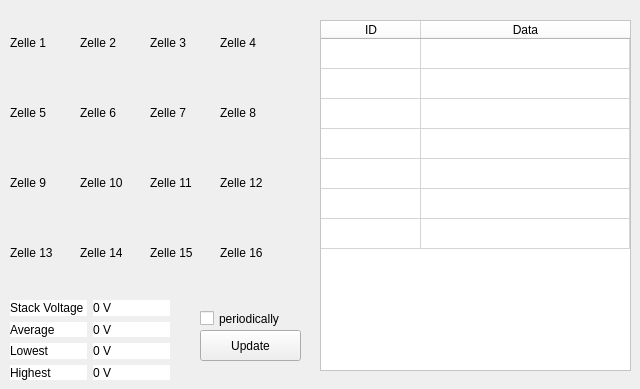
      <widget class="QWidget" name="tab">
       <attribute name="title">
        <string>BMS</string>
       </attribute>
       <widget class="QWidget" name="gridLayoutWidget_3">
        <property name="geometry">
         <rect>
          <x>10</x>
          <y>300</y>
          <width>160</width>
          <height>80</height>
         </rect>
        </property>
        <layout class="QGridLayout" name="gridLayout_6">
         <item row="0" column="0">
          <widget class="QLabel" name="BMS_Label_1">
           <property name="styleSheet">
            <string notr="true">background:white;</string>
           </property>
           <property name="text">
            <string>Stack Voltage</string>
           </property>
          </widget>
         </item>
         <item row="1" column="0">
          <widget class="QLabel" name="BMS_Label_2">
           <property name="styleSheet">
            <string notr="true">background:white;</string>
           </property>
           <property name="text">
            <string>Average </string>
           </property>
          </widget>
         </item>
         <item row="2" column="0">
          <widget class="QLabel" name="BMS_Label_3">
           <property name="styleSheet">
            <string notr="true">background:white;</string>
           </property>
           <property name="text">
            <string>Lowest</string>
           </property>
          </widget>
         </item>
         <item row="3" column="0">
          <widget class="QLabel" name="BMS_Label_4">
           <property name="styleSheet">
            <string notr="true">background:white;</string>
           </property>
           <property name="text">
            <string>Highest</string>
           </property>
          </widget>
         </item>
         <item row="0" column="1">
          <widget class="QLabel" name="StackVoltage_Value">
           <property name="styleSheet">
            <string notr="true">background:white;</string>
           </property>
           <property name="text">
            <string>0 V</string>
           </property>
          </widget>
         </item>
         <item row="1" column="1">
          <widget class="QLabel" name="AverageVoltage_Value">
           <property name="styleSheet">
            <string notr="true">background:white;</string>
           </property>
           <property name="text">
            <string>0 V</string>
           </property>
          </widget>
         </item>
         <item row="2" column="1">
          <widget class="QLabel" name="LowestVoltage_Value">
           <property name="styleSheet">
            <string notr="true">background:white;</string>
           </property>
           <property name="text">
            <string>0 V</string>
           </property>
          </widget>
         </item>
         <item row="3" column="1">
          <widget class="QLabel" name="HighestVoltage_Value">
           <property name="styleSheet">
            <string notr="true">background:white;</string>
           </property>
           <property name="text">
            <string>0 V</string>
           </property>
          </widget>
         </item>
        </layout>
       </widget>
       <widget class="QPushButton" name="pushButton_StartMoitoring">
        <property name="geometry">
         <rect>
          <x>200</x>
          <y>330</y>
          <width>101</width>
          <height>31</height>
         </rect>
        </property>
        <property name="styleSheet">
         <string notr="true">background:none;</string>
        </property>
        <property name="text">
         <string>Update</string>
        </property>
       </widget>
       <widget class="QCheckBox" name="CheckBox_periodically">
        <property name="geometry">
         <rect>
          <x>200</x>
          <y>310</y>
          <width>81</width>
          <height>17</height>
         </rect>
        </property>
        <property name="text">
         <string>periodically</string>
        </property>
       </widget>
       <widget class="QLabel" name="BatteryCell_1">
        <property name="geometry">
         <rect>
          <x>10</x>
          <y>10</y>
          <width>70</width>
          <height>65</height>
         </rect>
        </property>
        <property name="text">
         <string>Zelle 1</string>
        </property>
       </widget>
       <widget class="QLabel" name="BatteryCell_2">
        <property name="geometry">
         <rect>
          <x>80</x>
          <y>10</y>
          <width>71</width>
          <height>65</height>
         </rect>
        </property>
        <property name="text">
         <string>Zelle 2</string>
        </property>
       </widget>
       <widget class="QLabel" name="BatteryCell_3">
        <property name="geometry">
         <rect>
          <x>150</x>
          <y>10</y>
          <width>70</width>
          <height>65</height>
         </rect>
        </property>
        <property name="text">
         <string>Zelle 3</string>
        </property>
       </widget>
       <widget class="QLabel" name="BatteryCell_4">
        <property name="geometry">
         <rect>
          <x>220</x>
          <y>10</y>
          <width>70</width>
          <height>65</height>
         </rect>
        </property>
        <property name="text">
         <string>Zelle 4</string>
        </property>
       </widget>
       <widget class="QLabel" name="BatteryCell_5">
        <property name="geometry">
         <rect>
          <x>10</x>
          <y>80</y>
          <width>70</width>
          <height>65</height>
         </rect>
        </property>
        <property name="text">
         <string>Zelle 5</string>
        </property>
       </widget>
       <widget class="QLabel" name="BatteryCell_6">
        <property name="geometry">
         <rect>
          <x>80</x>
          <y>80</y>
          <width>70</width>
          <height>65</height>
         </rect>
        </property>
        <property name="text">
         <string>Zelle 6</string>
        </property>
       </widget>
       <widget class="QLabel" name="BatteryCell_7">
        <property name="geometry">
         <rect>
          <x>150</x>
          <y>80</y>
          <width>70</width>
          <height>65</height>
         </rect>
        </property>
        <property name="text">
         <string>Zelle 7</string>
        </property>
       </widget>
       <widget class="QLabel" name="BatteryCell_8">
        <property name="geometry">
         <rect>
          <x>220</x>
          <y>80</y>
          <width>70</width>
          <height>65</height>
         </rect>
        </property>
        <property name="text">
         <string>Zelle 8</string>
        </property>
       </widget>
       <widget class="QLabel" name="BatteryCell_9">
        <property name="geometry">
         <rect>
          <x>10</x>
          <y>150</y>
          <width>70</width>
          <height>65</height>
         </rect>
        </property>
        <property name="text">
         <string>Zelle 9</string>
        </property>
       </widget>
       <widget class="QLabel" name="BatteryCell_10">
        <property name="geometry">
         <rect>
          <x>80</x>
          <y>150</y>
          <width>70</width>
          <height>65</height>
         </rect>
        </property>
        <property name="text">
         <string>Zelle 10</string>
        </property>
       </widget>
       <widget class="QLabel" name="BatteryCell_11">
        <property name="geometry">
         <rect>
          <x>150</x>
          <y>150</y>
          <width>70</width>
          <height>65</height>
         </rect>
        </property>
        <property name="text">
         <string>Zelle 11</string>
        </property>
       </widget>
       <widget class="QLabel" name="BatteryCell_12">
        <property name="geometry">
         <rect>
          <x>220</x>
          <y>150</y>
          <width>70</width>
          <height>65</height>
         </rect>
        </property>
        <property name="text">
         <string>Zelle 12</string>
        </property>
       </widget>
       <widget class="QLabel" name="BatteryCell_13">
        <property name="geometry">
         <rect>
          <x>10</x>
          <y>220</y>
          <width>70</width>
          <height>65</height>
         </rect>
        </property>
        <property name="text">
         <string>Zelle 13</string>
        </property>
       </widget>
       <widget class="QLabel" name="BatteryCell_14">
        <property name="geometry">
         <rect>
          <x>80</x>
          <y>220</y>
          <width>70</width>
          <height>65</height>
         </rect>
        </property>
        <property name="text">
         <string>Zelle 14</string>
        </property>
       </widget>
       <widget class="QLabel" name="BatteryCell_15">
        <property name="geometry">
         <rect>
          <x>150</x>
          <y>220</y>
          <width>70</width>
          <height>65</height>
         </rect>
        </property>
        <property name="text">
         <string>Zelle 15</string>
        </property>
       </widget>
       <widget class="QLabel" name="BatteryCell_16">
        <property name="geometry">
         <rect>
          <x>220</x>
          <y>220</y>
          <width>70</width>
          <height>65</height>
         </rect>
        </property>
        <property name="text">
         <string>Zelle 16</string>
        </property>
       </widget>
       <widget class="QTableWidget" name="tableWidget">
        <property name="geometry">
         <rect>
          <x>320</x>
          <y>20</y>
          <width>311</width>
          <height>351</height>
         </rect>
        </property>
        <property name="styleSheet">
         <string notr="true">background:white;</string>
        </property>
        <attribute name="horizontalHeaderStretchLastSection">
         <bool>true</bool>
        </attribute>
        <attribute name="verticalHeaderVisible">
         <bool>false</bool>
        </attribute>
        <attribute name="verticalHeaderStretchLastSection">
         <bool>false</bool>
        </attribute>
        <row>
         <property name="text">
          <string>Data1</string>
         </property>
        </row>
        <row>
         <property name="text">
          <string>Data2</string>
         </property>
        </row>
        <row>
         <property name="text">
          <string>Data3</string>
         </property>
        </row>
        <row>
         <property name="text">
          <string>Data4</string>
         </property>
        </row>
        <row>
         <property name="text">
          <string>Data5</string>
         </property>
        </row>
        <row>
         <property name="text">
          <string>Data6</string>
         </property>
        </row>
        <row>
         <property name="text">
          <string>Data7</string>
         </property>
        </row>
        <column>
         <property name="text">
          <string>ID</string>
         </property>
        </column>
        <column>
         <property name="text">
          <string>Data</string>
         </property>
        </column>
       </widget>
      </widget>
